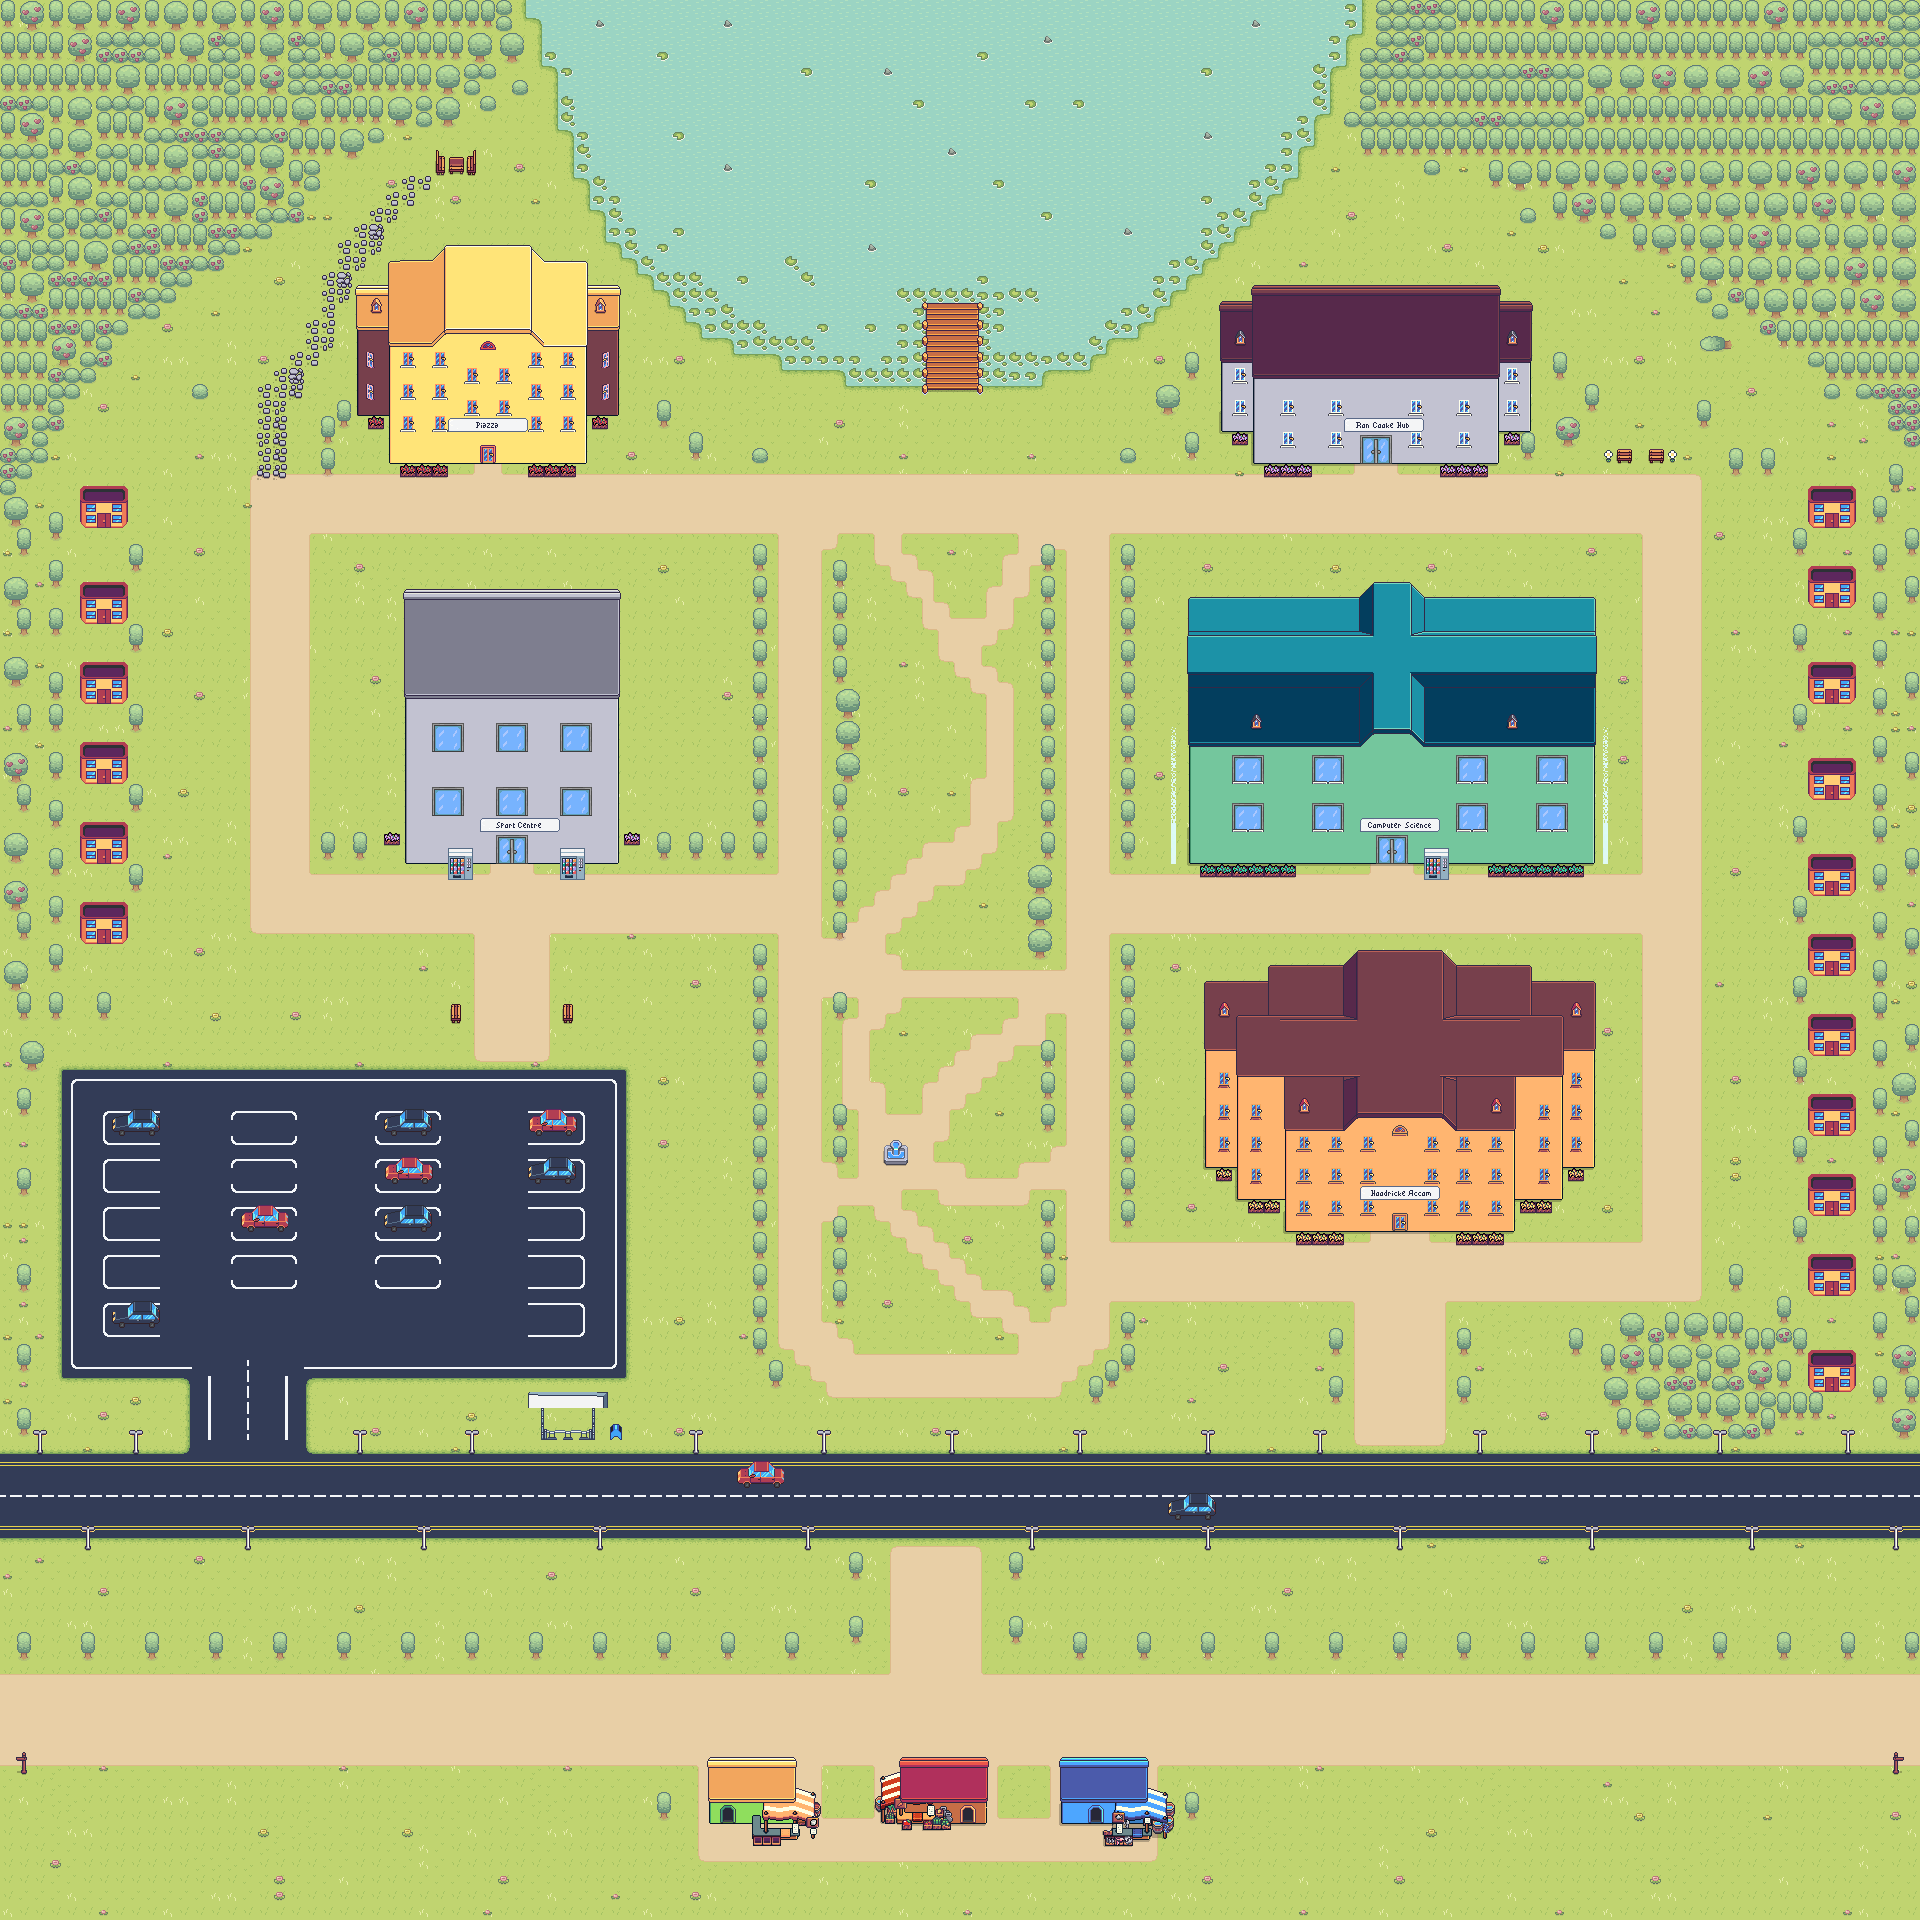

A 2D game scene composited from a Tiled map and its tileset images. What follows is a short description and the map's XML, with each tile layer's data collapsed to a summary:
An orthogonal 120x120 tile map with 16x16 px tiles, 29 tile layers (Water, Water_2, lilipads, roads, ...), 20 tilesets.

<map version="1.10" tiledversion="1.10.2" orientation="orthogonal" renderorder="right-down" width="120" height="120" tilewidth="16" tileheight="16" infinite="0" nextlayerid="43" nextobjectid="1">
 <tileset firstgid="1" name="grass" tilewidth="16" tileheight="16" tilecount="77" columns="11">
  <image source="Grass.png" width="176" height="112" />
 </tileset>
 <tileset firstgid="78" name="hills" tilewidth="16" tileheight="16" tilecount="77" columns="11">
  <image source="Hills.png" width="176" height="112" />
 </tileset>
 <tileset firstgid="155" name="dirt" tilewidth="16" tileheight="16" tilecount="77" columns="11">
  <image source="Tilled_Dirt.png" width="176" height="112" />
 </tileset>
 <tileset firstgid="232" name="plants" tilewidth="16" tileheight="16" tilecount="45" columns="9">
  <image source="Basic_Grass_Biom_things.png" width="144" height="80" />
 </tileset>
 <tileset firstgid="277" name="cs building" tilewidth="16" tileheight="16" tilecount="360" columns="20">
  <image source="cs_building.png" width="320" height="288" />
 </tileset>
 <tileset firstgid="637" name="water" tilewidth="16" tileheight="16" tilecount="4" columns="4">
  <image source="Water.png" width="64" height="16" />
 </tileset>
 <tileset firstgid="641" name="roads" tilewidth="16" tileheight="16" tilecount="4096" columns="64">
  <image source="city_assets.png" width="1024" height="1024" />
 </tileset>
 <tileset firstgid="4737" name="roofs" tilewidth="16" tileheight="16" tilecount="3300" columns="75">
  <image source="housing/housing_system_roofs.png" width="1200" height="704" />
 </tileset>
 <tileset firstgid="8037" name="walls" tilewidth="16" tileheight="16" tilecount="3300" columns="75">
  <image source="housing/house_building_assets.png" width="1200" height="704" />
 </tileset>
 <tileset firstgid="11337" name="flowers" tilewidth="16" tileheight="16" tilecount="78" columns="13">
  <image source="flower_gardens/flower_gardens_wood_plants.png" width="208" height="96" />
 </tileset>
 <tileset firstgid="11415" name="door" tilewidth="16" tileheight="16" tilecount="40" columns="2">
  <image source="housing/doors.png" width="32" height="325" />
 </tileset>
 <tileset firstgid="11455" name="windows" tilewidth="16" tileheight="16" tilecount="1504" columns="47">
  <image source="housing/house_doors.png" width="752" height="512" />
 </tileset>
 <tileset firstgid="12959" name="house shadows" tilewidth="16" tileheight="16" tilecount="3300" columns="75">
  <image source="housing/house_building_assets_shadows.png" width="1200" height="704" />
 </tileset>
 <tileset firstgid="16259" name="labels" tilewidth="16" tileheight="14" tilecount="25" columns="5">
  <image source="label.png" width="80" height="70" />
 </tileset>
 <tileset firstgid="16284" name="peer" tilewidth="16" tileheight="16" tilecount="928" columns="32">
  <image source="SmallBurg_outside_assets.png" width="512" height="478" />
 </tileset>
 <tileset firstgid="17212" name="market" tilewidth="16" tileheight="16" tilecount="128" columns="16">
  <image source="commerce_marketplace_stall.png" width="256" height="128" />
 </tileset>
 <tileset firstgid="17340" name="market shadows" tilewidth="16" tileheight="16" tilecount="128" columns="16">
  <image source="commerce_marketplace_stall_shadow.png" width="256" height="128" />
 </tileset>
 <tileset firstgid="17468" name="market_2" tilewidth="16" tileheight="16" tilecount="64" columns="8">
  <image source="commerce_fishmarket_stall.png" width="128" height="128" />
 </tileset>
 <tileset firstgid="17532" name="ore_market" tilewidth="16" tileheight="16" tilecount="128" columns="16">
  <image source="commerce_ore_crystals_stall.png" width="256" height="128" />
 </tileset>
 <tileset firstgid="17660" name="ore_market_shadows" tilewidth="16" tileheight="16" tilecount="64" columns="8">
  <image source="commerce_ore_crystals_stall_shadows.png" width="128" height="128" />
 </tileset>
 <layer id="13" name="Water" width="120" height="120">
  <data>[14400 cells, 1042 non-empty, 1 distinct tile ids]</data>
 </layer>
 <layer id="36" name="Water_2" width="120" height="120">
  <data>[14400 cells, 1042 non-empty, 1 distinct tile ids]</data>
 </layer>
 <layer id="17" name="lilipads" width="120" height="120">
  <data>[14400 cells, 128 non-empty, 2 distinct tile ids]</data>
 </layer>
 <layer id="14" name="roads" width="120" height="120">
  <data>[14400 cells, 1644 non-empty, 7 distinct tile ids]</data>
 </layer>
 <layer id="4" name="Ground" width="120" height="120">
  <data>[14400 cells, 12160 non-empty, 14 distinct tile ids]</data>
 </layer>
 <layer id="3" name="Path" width="120" height="120">
  <data>[14400 cells, 3364 non-empty, 30 distinct tile ids]</data>
 </layer>
 <layer id="41" name="fountain" width="120" height="120">
  <data>[14400 cells, 4 non-empty, 4 distinct tile ids]</data>
 </layer>
 <layer id="42" name="fountain_2" width="120" height="120">
  <data>[14400 cells, 4 non-empty, 4 distinct tile ids]</data>
 </layer>
 <layer id="40" name="flowers" width="120" height="120">
  <data>[14400 cells, 230 non-empty, 8 distinct tile ids]</data>
 </layer>
 <layer id="30" name="shadows" width="120" height="120">
  <data>[14400 cells, 139 non-empty, 43 distinct tile ids]</data>
 </layer>
 <layer id="20" name="wall_1" width="120" height="120">
  <properties>
   <property name="blocked" value="" />
  </properties>
  <data>[14400 cells, 425 non-empty, 70 distinct tile ids]</data>
 </layer>
 <layer id="21" name="wall_2" width="120" height="120">
  <properties>
   <property name="blocked" value="" />
  </properties>
  <data>[14400 cells, 515 non-empty, 99 distinct tile ids]</data>
 </layer>
 <layer id="18" name="wall_3" width="120" height="120" offsetx="0.333333" offsety="2.84217e-14">
  <properties>
   <property name="blocked" value="" />
  </properties>
  <data>[14400 cells, 121 non-empty, 8 distinct tile ids]</data>
 </layer>
 <layer id="28" name="windows" width="120" height="120">
  <data>[14400 cells, 123 non-empty, 10 distinct tile ids]</data>
 </layer>
 <layer id="29" name="windows_2" width="120" height="120">
  <data>[14400 cells, 79 non-empty, 4 distinct tile ids]</data>
 </layer>
 <layer id="27" name="roof_1" width="120" height="120">
  <properties>
   <property name="blocked" value="" />
  </properties>
  <data>[14400 cells, 359 non-empty, 135 distinct tile ids]</data>
 </layer>
 <layer id="24" name="roof_2" width="120" height="120">
  <properties>
   <property name="blocked" value="" />
  </properties>
  <data>[14400 cells, 634 non-empty, 166 distinct tile ids]</data>
 </layer>
 <layer id="26" name="roof_3" width="120" height="120" offsetx="-0.181818" offsety="-6">
  <properties>
   <property name="blocked" value="" />
  </properties>
  <data>[14400 cells, 40 non-empty, 15 distinct tile ids]</data>
 </layer>
 <layer id="31" name="labels" width="120" height="120">
  <data>[14400 cells, 20 non-empty, 20 distinct tile ids]</data>
 </layer>
 <layer id="15" name="other" width="120" height="120">
  <data>[14400 cells, 363 non-empty, 61 distinct tile ids]</data>
 </layer>
 <layer id="38" name="market_door" width="120" height="120">
  <data>[14400 cells, 2 non-empty, 2 distinct tile ids]</data>
 </layer>
 <layer id="39" name="market_door_2" width="120" height="120">
  <data>[14400 cells, 2 non-empty, 2 distinct tile ids]</data>
 </layer>
 <layer id="37" name="Nisa_door" width="120" height="120">
  <data>[14400 cells, 2 non-empty, 2 distinct tile ids]</data>
 </layer>
 <layer id="34" name="Gym_door" width="120" height="120">
  <data>[14400 cells, 4 non-empty, 4 distinct tile ids]</data>
 </layer>
 <layer id="16" name="Goodricke_door" width="120" height="120">
  <data>[14400 cells, 3 non-empty, 3 distinct tile ids]</data>
 </layer>
 <layer id="32" name="Ron_cooke_door" width="120" height="120">
  <data>[14400 cells, 9 non-empty, 9 distinct tile ids]</data>
 </layer>
 <layer id="10" name="Comp_sci_door" width="120" height="120">
  <data>[14400 cells, 4 non-empty, 4 distinct tile ids]</data>
 </layer>
 <layer id="33" name="Piazza_door" width="120" height="120">
  <data>[14400 cells, 2 non-empty, 2 distinct tile ids]</data>
 </layer>
 <layer id="5" name="Trees" width="120" height="120">
  <data>[14400 cells, 1690 non-empty, 16 distinct tile ids]</data>
 </layer>
</map>
